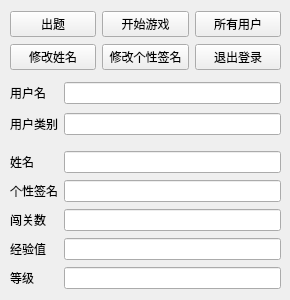
<?xml version="1.0" encoding="UTF-8"?>
<ui version="4.0">
 <class>UserHomeForm</class>
 <widget class="QMainWindow" name="UserHomeForm">
  <property name="geometry">
   <rect>
    <x>0</x>
    <y>0</y>
    <width>290</width>
    <height>300</height>
   </rect>
  </property>
  <property name="windowTitle">
   <string>用户中心</string>
  </property>
  <widget class="QWidget" name="centralwidget">
   <widget class="QWidget" name="cnterD" native="true">
    <property name="geometry">
     <rect>
      <x>10</x>
      <y>300</y>
      <width>271</width>
      <height>101</height>
     </rect>
    </property>
    <widget class="QWidget" name="gridLayoutWidget_2">
     <property name="geometry">
      <rect>
       <x>1</x>
       <y>1</y>
       <width>271</width>
       <height>108</height>
      </rect>
     </property>
     <layout class="QGridLayout" name="gridLayout_2">
      <item row="2" column="0">
       <widget class="QLabel" name="lblDPuzzleMade">
        <property name="text">
         <string>出题数目</string>
        </property>
       </widget>
      </item>
      <item row="0" column="0">
       <widget class="QLabel" name="lblDName">
        <property name="text">
         <string>姓名</string>
        </property>
       </widget>
      </item>
      <item row="3" column="0">
       <widget class="QLabel" name="lblDLevel">
        <property name="text">
         <string>等级</string>
        </property>
       </widget>
      </item>
      <item row="1" column="0">
       <widget class="QLabel" name="lblDTag">
        <property name="text">
         <string>个性签名</string>
        </property>
       </widget>
      </item>
      <item row="0" column="1">
       <widget class="QLineEdit" name="txtDName">
        <property name="readOnly">
         <bool>true</bool>
        </property>
       </widget>
      </item>
      <item row="1" column="1">
       <widget class="QLineEdit" name="txtDTag">
        <property name="readOnly">
         <bool>true</bool>
        </property>
       </widget>
      </item>
      <item row="2" column="1">
       <widget class="QLineEdit" name="txtDPuzzleMade">
        <property name="readOnly">
         <bool>true</bool>
        </property>
       </widget>
      </item>
      <item row="3" column="1">
       <widget class="QLineEdit" name="txtDLevel">
        <property name="readOnly">
         <bool>true</bool>
        </property>
       </widget>
      </item>
     </layout>
    </widget>
   </widget>
   <widget class="QWidget" name="cnterP" native="true">
    <property name="geometry">
     <rect>
      <x>10</x>
      <y>150</y>
      <width>271</width>
      <height>141</height>
     </rect>
    </property>
    <widget class="QWidget" name="gridLayoutWidget">
     <property name="geometry">
      <rect>
       <x>0</x>
       <y>0</y>
       <width>271</width>
       <height>141</height>
      </rect>
     </property>
     <layout class="QGridLayout" name="gridLayout">
      <item row="3" column="0">
       <widget class="QLabel" name="lblPExp">
        <property name="text">
         <string>经验值</string>
        </property>
       </widget>
      </item>
      <item row="0" column="1">
       <widget class="QLineEdit" name="txtPName">
        <property name="readOnly">
         <bool>true</bool>
        </property>
       </widget>
      </item>
      <item row="4" column="0">
       <widget class="QLabel" name="lblPLevel">
        <property name="text">
         <string>等级</string>
        </property>
       </widget>
      </item>
      <item row="0" column="0">
       <widget class="QLabel" name="lblPName">
        <property name="text">
         <string>姓名</string>
        </property>
       </widget>
      </item>
      <item row="2" column="0">
       <widget class="QLabel" name="lblPuzzlePassed">
        <property name="text">
         <string>闯关数</string>
        </property>
       </widget>
      </item>
      <item row="1" column="0">
       <widget class="QLabel" name="lblPTag">
        <property name="text">
         <string>个性签名</string>
        </property>
       </widget>
      </item>
      <item row="1" column="1">
       <widget class="QLineEdit" name="txtPTag">
        <property name="readOnly">
         <bool>true</bool>
        </property>
       </widget>
      </item>
      <item row="2" column="1">
       <widget class="QLineEdit" name="txtPPuzzlePassed">
        <property name="readOnly">
         <bool>true</bool>
        </property>
       </widget>
      </item>
      <item row="3" column="1">
       <widget class="QLineEdit" name="txtPExp">
        <property name="readOnly">
         <bool>true</bool>
        </property>
       </widget>
      </item>
      <item row="4" column="1">
       <widget class="QLineEdit" name="txtPLevel">
        <property name="readOnly">
         <bool>true</bool>
        </property>
       </widget>
      </item>
     </layout>
    </widget>
   </widget>
   <widget class="QWidget" name="verticalLayoutWidget">
    <property name="geometry">
     <rect>
      <x>10</x>
      <y>10</y>
      <width>271</width>
      <height>61</height>
     </rect>
    </property>
    <layout class="QVBoxLayout" name="verticalLayout_7">
     <item>
      <layout class="QHBoxLayout" name="horizontalLayout_2">
       <item>
        <widget class="QPushButton" name="btnAddWord">
         <property name="text">
          <string>出题</string>
         </property>
        </widget>
       </item>
       <item>
        <widget class="QPushButton" name="btnPlay">
         <property name="text">
          <string>开始游戏</string>
         </property>
        </widget>
       </item>
       <item>
        <widget class="QPushButton" name="btnAll">
         <property name="text">
          <string>所有用户</string>
         </property>
        </widget>
       </item>
      </layout>
     </item>
     <item>
      <layout class="QHBoxLayout" name="horizontalLayout_3">
       <item>
        <widget class="QPushButton" name="btnEditName">
         <property name="text">
          <string>修改姓名</string>
         </property>
        </widget>
       </item>
       <item>
        <widget class="QPushButton" name="btnEditTag">
         <property name="text">
          <string>修改个性签名</string>
         </property>
        </widget>
       </item>
       <item>
        <widget class="QPushButton" name="btnLogout">
         <property name="text">
          <string>退出登录</string>
         </property>
        </widget>
       </item>
      </layout>
     </item>
    </layout>
   </widget>
   <widget class="QWidget" name="gridLayoutWidget_3">
    <property name="geometry">
     <rect>
      <x>10</x>
      <y>79</y>
      <width>271</width>
      <height>61</height>
     </rect>
    </property>
    <layout class="QGridLayout" name="gridLayout_3">
     <item row="0" column="0">
      <widget class="QLabel" name="lblUserName">
       <property name="text">
        <string>用户名</string>
       </property>
      </widget>
     </item>
     <item row="1" column="0">
      <widget class="QLabel" name="lblType">
       <property name="text">
        <string>用户类别</string>
       </property>
      </widget>
     </item>
     <item row="0" column="1">
      <widget class="QLineEdit" name="txtUserName">
       <property name="readOnly">
        <bool>true</bool>
       </property>
      </widget>
     </item>
     <item row="1" column="1">
      <widget class="QLineEdit" name="txtType">
       <property name="readOnly">
        <bool>true</bool>
       </property>
      </widget>
     </item>
    </layout>
   </widget>
   <zorder>cnterP</zorder>
   <zorder>cnterD</zorder>
   <zorder>verticalLayoutWidget</zorder>
   <zorder>gridLayoutWidget_3</zorder>
  </widget>
 </widget>
 <tabstops>
  <tabstop>btnAddWord</tabstop>
  <tabstop>btnPlay</tabstop>
  <tabstop>btnAll</tabstop>
  <tabstop>btnEditName</tabstop>
  <tabstop>btnEditTag</tabstop>
  <tabstop>btnLogout</tabstop>
  <tabstop>txtPName</tabstop>
  <tabstop>txtPTag</tabstop>
  <tabstop>txtPPuzzlePassed</tabstop>
  <tabstop>txtPExp</tabstop>
  <tabstop>txtPLevel</tabstop>
 </tabstops>
 <resources/>
 <connections/>
</ui>
